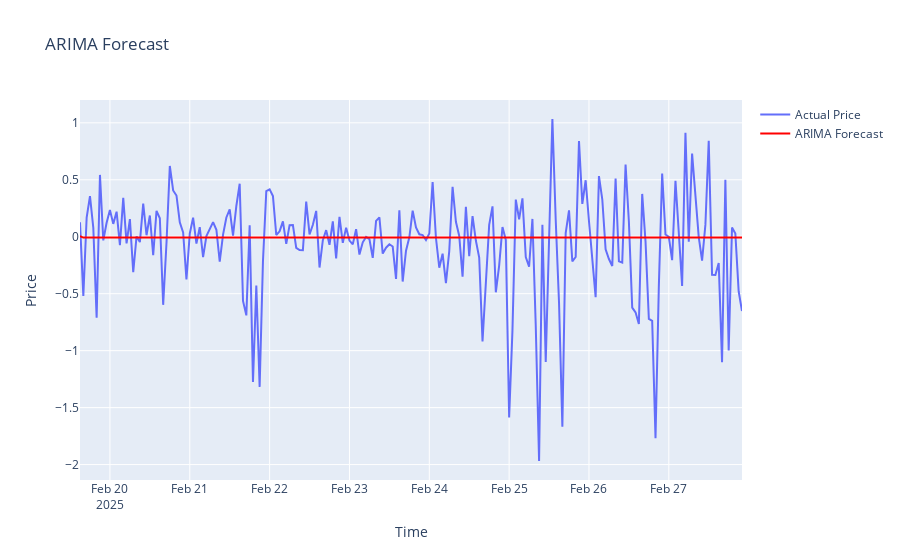

The notebook cell this image was saved under:
### Code cell
# Ensure 'df_test' Exists for Storing Forecasts
if 'df_test' not in locals():
    train_size = int(len(df_selected) * 0.8)
    df_train, df_test = df_selected.iloc[:train_size], df_selected.iloc[train_size:].copy()

# Train ARIMA Model
best_feature = df_selected.columns[0]
arima_model = ARIMA(df_train[best_feature].dropna(), order=(1,1,1))
arima_result = arima_model.fit()

# Forecast Next Steps
arima_forecast = arima_result.forecast(steps=len(df_test))
df_test["arima_forecast"] = arima_forecast.values

# Plot ARIMA Forecast
fig = go.Figure()
fig.add_trace(go.Scatter(x=df_test.index, y=df_test[best_feature], name="Actual Price"))
fig.add_trace(go.Scatter(x=df_test.index, y=df_test["arima_forecast"], name="ARIMA Forecast", line=dict(color="red")))
fig.update_layout(title="ARIMA Forecast", xaxis_title="Time", yaxis_title="Price")
fig.show()

### Figure 1 — Plotly figure (JSON) as saved in the notebook; plotly's stock layout.template omitted (floating-point values rounded to 4 significant figures; data arrays with more than 128 entries replaced by an {"elided": "..."} marker saying what was removed)
{"data": [{"name": "Actual Price", "type": "scatter", "x": {"elided": "200 str values"}, "y": {"elided": "200 float values"}}, {"line": {"color": "red"}, "name": "ARIMA Forecast", "type": "scatter", "x": {"elided": "200 str values"}, "y": {"elided": "200 float values"}}], "layout": {"title": {"text": "ARIMA Forecast"}, "xaxis": {"title": {"text": "Time"}}, "yaxis": {"title": {"text": "Price"}}}}
